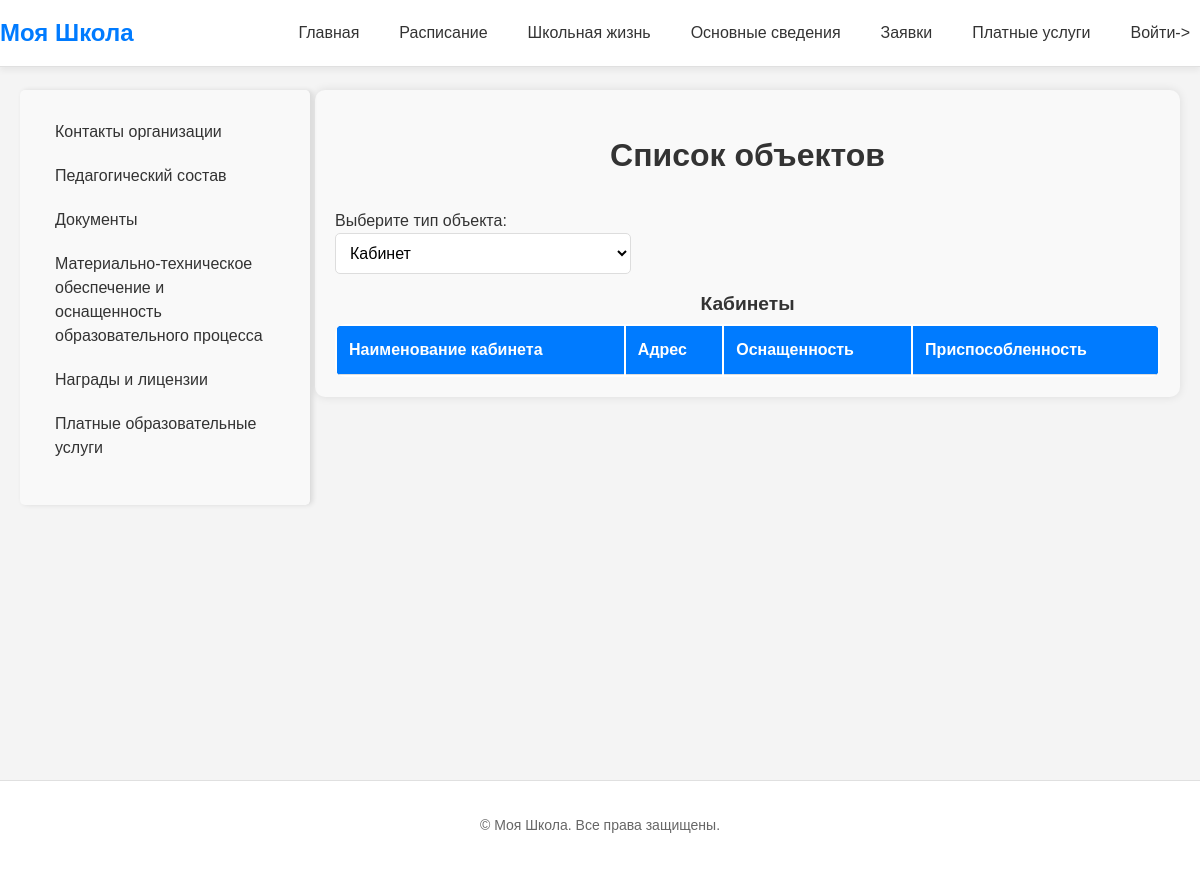
Before: /about_school/facility/ with the older database file.
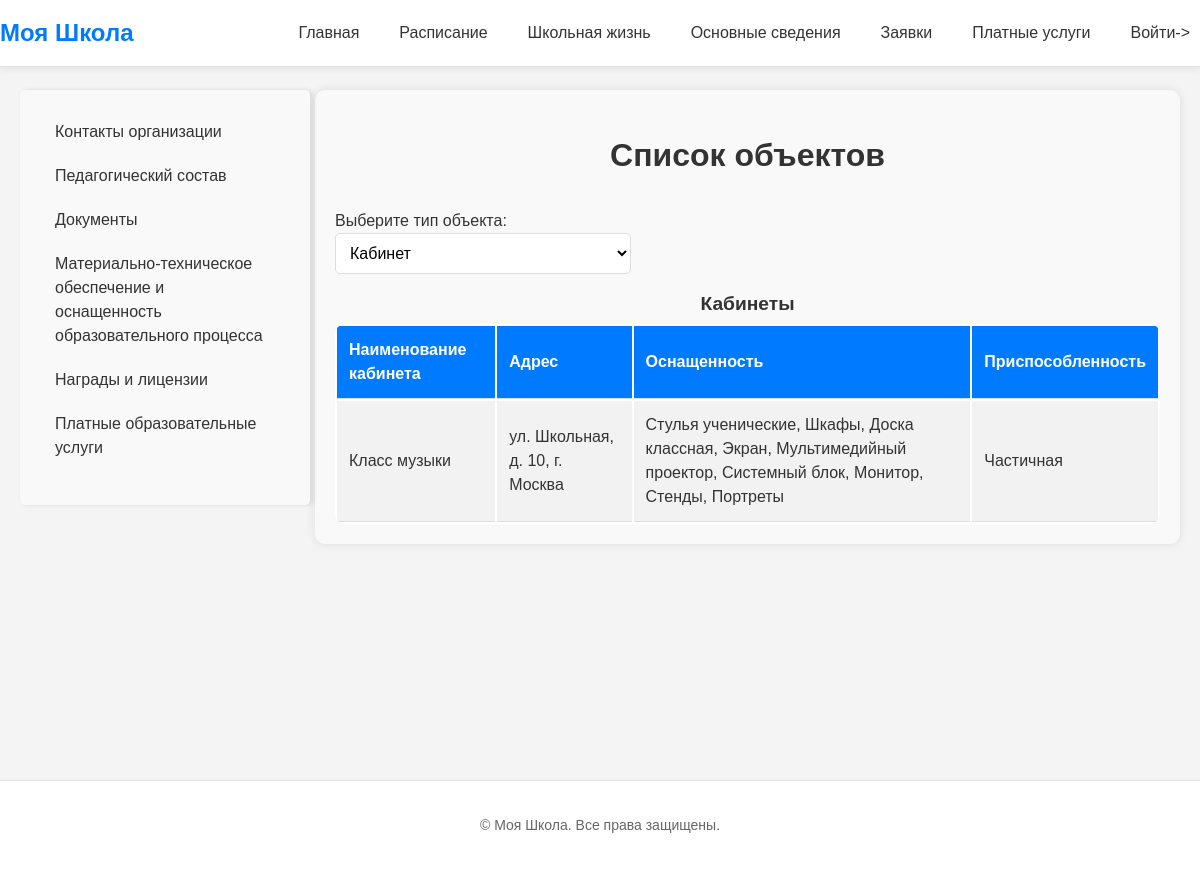
After: the same page with the newer database file.
### school/models.py (models this page shows, shortened)
class Facility(models.Model):
    FACILITY_CHOICES = [
        ('classroom', 'Кабинет'),
        ('practical_object', 'Объект для практических занятий'),
    ]
    facility_type = models.CharField(
        max_length=50,
        choices=FACILITY_CHOICES,
        verbose_name="Тип объекта",
        default='classroom'
    )
    school_contact = models.ForeignKey(SchoolContactInfo, on_delete=models.CASCADE, verbose_name="Адрес")
    name = models.CharField(max_length=255, verbose_name="Наименование кабинета")
    equipment = models.ManyToManyField(Equipment, verbose_name="Оснащенность кабинета")
    accessibility = models.CharField(
        max_length=255,
        choices=[("partial", "Частичная"), ("full", "Полная"), ("none", "Отсутствует")],
        verbose_name="Приспособленность для инвалидов",
        default="partial"
    )

class SchoolContactInfo(models.Model):
    name = models.CharField(max_length=255, verbose_name="Название школы")
    address = models.TextField(verbose_name="Адрес", blank=True)
    phone = models.CharField(max_length=20, verbose_name="Телефон", blank=True)
    email = models.EmailField(verbose_name="Электронная почта", blank=True)
    begin_time = models.TimeField(verbose_name='Начало рабочего дня', null=True, blank=True)
    end_time = models.TimeField(verbose_name='Конец рабочего дня', null=True)
    latitude = models.DecimalField(
        max_digits=9,
        decimal_places=6,
        verbose_name="Широта",
        blank=True,
        null=True,
        help_text="Координаты для отображения на карте"
    )
    longitude = models.DecimalField(
        max_digits=9,
        decimal_places=6,
        verbose_name="Долгота",
        blank=True,
        null=True,
        help_text="Координаты для отображения на карте"
    )

class Equipment(models.Model):
    name = models.CharField(max_length=255, verbose_name="Наименование оборудования")
    def __str__(self):
        return self.name

### school/views.py (the view)
# urls.py: path('about_school/facility/', views.facility_list, name='facility'),
def facility_list(request):
    facilities = Facility.objects.all()
    return render(request, 'about_school/facility/facility.html', {'facilities': facilities})

### templates/about_school/facility/facility.html (shortened to what this page needs)
{% extends 'index.html' %}
{% load static %}
{% block extra_css %}
    <link rel="stylesheet" href="{% static 'css/about_school.css' %}">
{% endblock %}
{% block content %}
    <div class="about-school-container">
        <aside>
            {% include 'about_school/about_school_menu.html' %}
        </aside>
        <div class="main-content">
            <div class="facility-content">
                <h1>Список объектов</h1>
                <label for="facility_type">Выберите тип объекта:</label>
                <select id="facility_type" onchange="toggleTables()">
                    <option value="classroom">Кабинет</option>
                </select>
                <div id="classroom_table">
                    <h2>Кабинеты</h2>
                    <table>
                        <tr>
                            <th>Наименование кабинета</th>
                            <th>Адрес</th>
                            <th>Оснащенность</th>
                            <th>Приспособленность</th>
                        </tr>
                        {% for facility in facilities %}
                            {% if facility.facility_type == 'classroom' %}
                                <tr>
                                    <td>{{ facility.name }}</td>
                                    <td>{{ facility.school_contact.address }}</td>
                                    <td>{{ facility.equipment.all|join:", " }}</td>
                                    <td>{{ facility.get_accessibility_display }}</td>
                                </tr>
                            {% endif %}
                        {% endfor %}
                    </table>
                </div>
            </div>
        </div>
    </div>
{% endblock %}

Changed rows visible on the page:
added Facility: name "Класс музыки", school_contact.address "ул. Школьная, д. 10, г. Москва", equipment.all "Стулья ученические, Шкафы, Доска классная, Экран, Мультимедийный проектор, Системный блок, Монитор, Стенды, Портреты", accessibility "Частичная"
